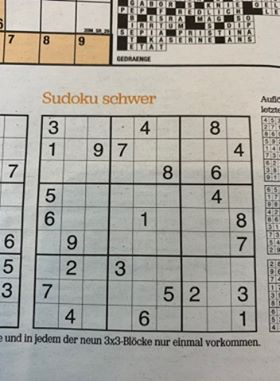
#> input picture sample_img/su19.jpg, 280 x 381 px
$ jupyter execute --allow-errors create_validation_set.ipynb   (shell and % lines are left out)   (older library calls are emulated)
#> lines starting #> are read from the running program, lines starting #| are printed output that depends on the picture; after the words box and inside, x2 and y2 are one past the last pixel; in counts of white or black regions, pixels touching at a corner belong together
[cell 1]
import cv2
import numpy as np
import operator
import numpy as np
from grid_detection import *
from tensorflow import keras
from tensorflow.keras.models import load_model
from PIL import Image, ImageFont, ImageDraw


import matplotlib.pyplot as plt


#reagange list in list of list for each row:
# [41 lines left out: functions rearange_list, verify_possile_value, grid_solver, not called in this run]


def extract_cells_coordinates(square_img):
    cells_coodinates = np.zeros((81, 4), dtype=float)
    grid_side = square_img.shape[:1]
    cell_side = grid_side[0]/9
    k=0
    for i in range(9):
        for j in range(9):
            x1, y1 = (i * cell_side, j * cell_side)
            x2, y2 = ((i + 1) * cell_side, (j + 1) * cell_side)
            cells_coodinates[k, :]=[x1, y1, x2, y2]
            k=k+1
    return cells_coodinates


def extract_clean_digit_area(img, coord, cell_size):
    x1, y1, x2, y2=coord
    dig=img[int(x1):int(x2), int(y1):int(y2)]
    #dig=dig[:, :, 1]
    dig=0.2989*dig[:, :, 0]+0.5870*dig[:, :, 1]+0.1140*dig[:, :, 2]
    digit=cv2.resize(dig, (cell_size, cell_size), interpolation=cv2.INTER_CUBIC)
    #digit=dig3/np.max(dig3)
    digit=np.expand_dims(digit, axis=-1)
    digit.astype('float32')
    return digit


def measure_distance(pt1, pt2):
    x = pt2[0] - pt1[0]
    y = pt2[1] - pt1[1]
    return np.sqrt((x ** 2) + (y ** 2))


# [75 lines left out: functions create_digit_img, draw_lines, create_digit_img2, draw_lines2, not called in this run]

[cell 2]
sudoku_img = cv2.imread('sample_img/su19.jpg')
#> sudoku_img is the input picture: shape (381, 280, 3); mean B, G, R 157.1, 164.4, 166.7
gray = cv2.cvtColor(sudoku_img, cv2.COLOR_BGR2GRAY)
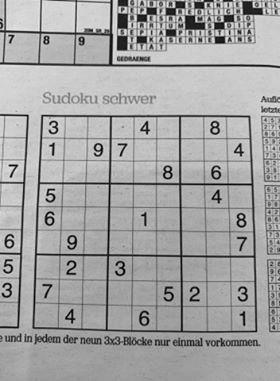
#> gray: shape (381, 280); min 0, max 242, mean 164.2
blur = cv2.GaussianBlur(gray, (5,5), 0)
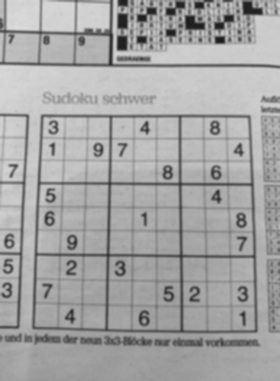
#> blur: shape (381, 280); min 27, max 219, mean 164.2
thresh = cv2.adaptiveThreshold(blur, 255, 1, 1, 11, 2)
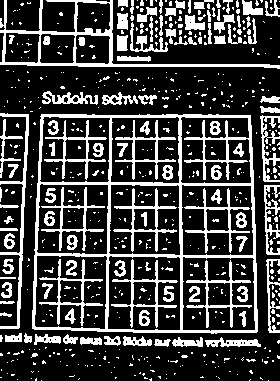
#> thresh: shape (381, 280); 25.2% white; 614 white regions (505 under 20 px)


#new_img, contours, hier = cv2.findContours(thresh, cv2.RETR_LIST, cv2.CHAIN_APPROX_SIMPLE)
#aa, contours, hier = cv2.findContours(thresh, cv2.RETR_LIST, cv2.CHAIN_APPROX_SIMPLE) V3
contours, hier = cv2.findContours(thresh, cv2.RETR_LIST, cv2.CHAIN_APPROX_SIMPLE) #V4
#> contours = 689 contours, 561 with area under 20; largest, box (x1, y1, x2, y2) and area: (32, 114, 258, 334) 47263, (0, 0, 280, 69) 5384, (107, 255, 181, 331) 5294, (182, 256, 256, 332) 5246, (34, 255, 108, 330) 5078
contours = sorted(contours, key=cv2.contourArea, reverse=True)
bigest_contour=contours[0]
#> bigest_contour = contour of 92 points, box (x1, y1, x2, y2) (32, 114, 258, 334), area 47263
polygon = bigest_contour
#> polygon has the same summary as bigest_contour
bottom_right, _ = max(enumerate([pt[0][0] + pt[0][1] for pt in polygon]), key=operator.itemgetter(1))
#> bottom_right = 42
top_left, _ = min(enumerate([pt[0][0] + pt[0][1] for pt in polygon]), key=operator.itemgetter(1))
#> top_left = 0
bottom_left, _ = min(enumerate([pt[0][0] - pt[0][1] for pt in polygon]), key=operator.itemgetter(1))
#> bottom_left = 26
top_right, _ = max(enumerate([pt[0][0] - pt[0][1] for pt in polygon]), key=operator.itemgetter(1))
#> top_right = 58

corners=polygon[top_left][0], polygon[top_right][0], polygon[bottom_right][0], polygon[bottom_left][0]
#> corners = ([41, 114], [250, 115], [256, 332], [32, 328])


top_left, top_right, bottom_right, bottom_left = corners
#> top_left = [41, 114]; top_right = [250, 115]; bottom_right = [256, 332]; bottom_left = [32, 328]


# [11 lines of commented-out code are left out]
src = np.array([top_left, top_right, bottom_right, bottom_left], dtype='float32')
#> src = [[41, 114], [250, 115], [256, 332], [32, 328]]

# Get the longest side in the rectangle
side = max([
    measure_distance(bottom_right, top_right),
    measure_distance(top_left, bottom_left),
    measure_distance(bottom_right, bottom_left),
    measure_distance(top_left, top_right)
])
#> in measure_distance, `x = pt2[0] - pt1[0]`: x = -6
#> in measure_distance, `y = pt2[1] - pt1[1]`: y = -217
#> side = 224

dst = np.array([[0, 0], [side - 1, 0], [side - 1, side - 1], [0, side - 1]], dtype='float32')
#> dst = [[0, 0], [223, 0], [223, 223], [0, 223]]
m = cv2.getPerspectiveTransform(src, dst)
#> m = [[1.13, 0.0474, -51.59], [-0.00557, 1.16, -132.4], [6.2e-05, 0.00035, 1]]

cropped=cv2.warpPerspective(sudoku_img, m, (int(side), int(side)))
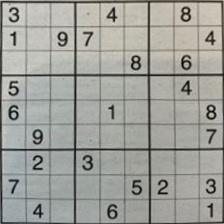
#> cropped: shape (224, 224, 3); mean B, G, R 154.2, 159.9, 159


#Plots:
f = plt.figure(figsize=(10,15))
f.add_subplot(1,3, 1)
plt.imshow(gray, cmap='bone')
plt.plot(bigest_contour[:, 0, 0], bigest_contour[:, 0, 1], 'r', 10)
plt.title('Contour',fontsize=18)
plt.axis('off')

f.add_subplot(1,3, 2)
for points in corners:
    plt.scatter(points[0], points[1], 150)
#> this loop made 4 passes
plt.imshow(gray, cmap='bone')
plt.title('Corners',fontsize=18)
#plt.axis('off')

f.add_subplot(1,3, 3)
plt.imshow(cropped)
plt.title('cropped',fontsize=18)
plt.axis('off')
#plt.savefig('grid_detection.png', bbox_inches='tight')

plt.show()
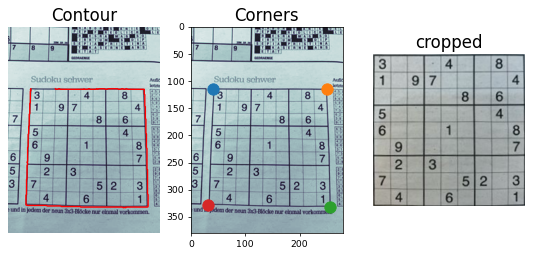
#> figure drawn by matplotlib, 3 panels; B, G, R data is drawn as R, G, B

[cell 3]
cells_coor=extract_cells_coordinates(cropped)
#> cells_coor = 81 rows, first 6: [0, 0, 24.89, 24.89], [0, 24.89, 24.89, 49.78], [0, 49.78, 24.89, 74.67], [0, 74.67, 24.89, 99.56], [0, 99.56, 24.89, 124.4], [0, 124.4, 24.89, 149.3]
#np.shape(cells_coor)[0]
plt.imshow(cropped, cmap='bone')
for i in range(0, np.shape(cells_coor)[0]):
    x1, y1, x2, y2=cells_coor[i, :]
    x=[x1, x2, x2, x1, x1]
    y=[y1, y1, y2, y2, y1]
    plt.plot(x, y, 'r')
#> this loop made 81 passes
#> (x1, y1, x2, y2, x, y) on passes 2 to 7: (0, 24.89, 24.89, 49.78, [0, 24.89, 24.89, 0, 0], [24.89, 24.89, 49.78, 49.78, 24.89]), (0, 49.78, 24.89, 74.67, [0, 24.89, 24.89, 0, 0], [49.78, 49.78, 74.67, 74.67, 49.78]), (0, 74.67, 24.89, 99.56, [0, 24.89, 24.89, 0, 0], [74.67, 74.67, 99.56, 99.56, 74.67]), (0, 99.56, 24.89, 124.4, [0, 24.89, 24.89, 0, 0], [99.56, 99.56, 124.4, 124.4, 99.56]), (0, 124.4, 24.89, 149.3, [0, 24.89, 24.89, 0, 0], [124.4, 124.4, 149.3, 149.3, 124.4]), (0, 149.3, 24.89, 174.2, [0, 24.89, 24.89, 0, 0], [149.3, 149.3, 174.2, 174.2, 149.3])
#> (x1, y1, x2, y2, y) on passes 1, 11, 21, 31, 41, 51: (0, 0, 24.89, 24.89, [0, 0, 24.89, 24.89, 0]), (24.89, 24.89, 49.78, 49.78, [24.89, 24.89, 49.78, 49.78, 24.89]), (49.78, 49.78, 74.67, 74.67, [49.78, 49.78, 74.67, 74.67, 49.78]), (74.67, 74.67, 99.56, 99.56, [74.67, 74.67, 99.56, 99.56, 74.67]), (99.56, 99.56, 124.4, 124.4, [99.56, 99.56, 124.4, 124.4, 99.56]), (124.4, 124.4, 149.3, 149.3, [124.4, 124.4, 149.3, 149.3, 124.4])
plt.axis('off')
#plt.savefig('grid.png', bbox_inches='tight')
plt.show()
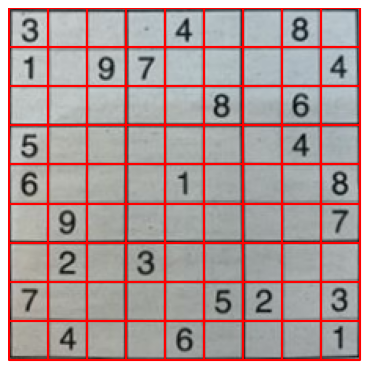
#> figure drawn by matplotlib, 1 panel; B, G, R data is drawn as R, G, B

[cell 4]
np.shape(cropped)
#> Out = (224, 224, 3)

[cell 5]
total_dig=np.zeros((81, 45, 45, 1), dtype=float)#raw images
for i in range(0, np.shape(cells_coor)[0]):
    digit=extract_clean_digit_area(cropped, cells_coor[i, :], 45)
    total_dig[i, :, :, :]=digit
#> this loop made 81 passes
#> (x1 in extract_clean_digit_area, y1 in extract_clean_digit_area, x2 in extract_clean_digit_area, y2 in extract_clean_digit_area) on passes 1 to 12: (0, 0, 24.89, 24.89), (0, 24.89, 24.89, 49.78), (0, 49.78, 24.89, 74.67), (0, 74.67, 24.89, 99.56), (0, 99.56, 24.89, 124.4), (0, 124.4, 24.89, 149.3), (0, 149.3, 24.89, 174.2), (0, 174.2, 24.89, 199.1), (0, 199.1, 24.89, 224), (24.89, 0, 49.78, 24.89), (24.89, 24.89, 49.78, 49.78), (24.89, 49.78, 49.78, 74.67)
#> pass 1, in extract_clean_digit_area, `digit=cv2.resize(dig, (cell_size, cell_size), interpolation=cv2.INTER_..`:
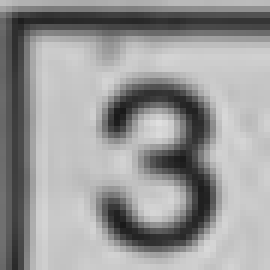
#> digit: shape (45, 45) float64 (shown 6 times larger); min 25.03, max 223, mean 153.5
#> pass 2, in extract_clean_digit_area (call 2), `dig=img[int(x1):int(x2), int(y1):int(y2)]`:
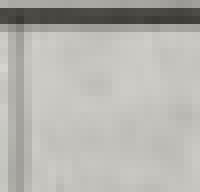
#> dig: shape (24, 25, 3) (shown 8 times larger); mean B, G, R 175.6, 180.6, 181.6

total_dig=total_dig-np.min(total_dig)
total_dig=total_dig/np.max(total_dig)

[cell 6]
model_path='models/digit_recognition_model9985.h5'
#> (the rest of this cell did not finish here and is left out)

#> (a cell that did not finish here is left out)

#> (a cell that did not finish here is left out)

[cell 9]
side=30 #Size of one cell

backgr=np.ones((9*side+1, 9*side+1, 3))*255
backgr=backgr.astype(np.uint8)
#put digits:
#> (the rest of this cell did not finish here and is left out)

[cell 10]
f = plt.figure(figsize=(10,20))
f.add_subplot(1,2, 1)
plt.imshow(cropped, cmap='bone')

plt.title('original',fontsize=18)
plt.axis('off')

f.add_subplot(1,2, 2)
plt.imshow(backgr, cmap='bone')
plt.title('reconstructed',fontsize=18)
plt.axis('off')
plt.show()
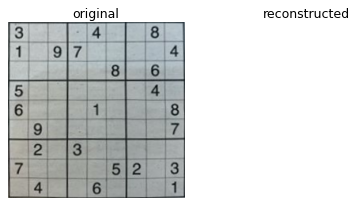
#> figure drawn by matplotlib, 2 panels; B, G, R data is drawn as R, G, B

#> (a cell that did not finish here is left out)

[cell 12]
np.save('data_npy/unfiltered_im19.npy', total_dig)
np.save('data_npy/list_label19.npy', y)

#> (a cell that did not finish here is left out)

#> (a cell that did not finish here is left out)

#> (a cell that did not finish here is left out)

[cell 16]
img_test=total_dig[10, :, :, 0]

plt.imshow(img_test, cmap='bone')
plt.show()

[cell 17]
from scipy import ndimage, misc
img_45 = ndimage.rotate(img_test, -10, reshape=False, cval=0.8)
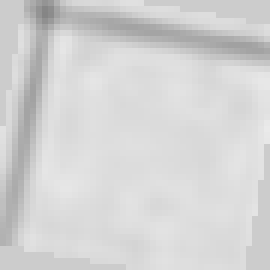
#> img_45: shape (45, 45) float64 (shown 6 times larger); min 0.522, max 0.919, mean 0.833

plt.imshow(img_45, cmap='bone')
plt.show()
#cval=np.random.uniform(0.5, 1)

$ run again, with sample_img/su1.jpg copied over sample_img/su19.jpg
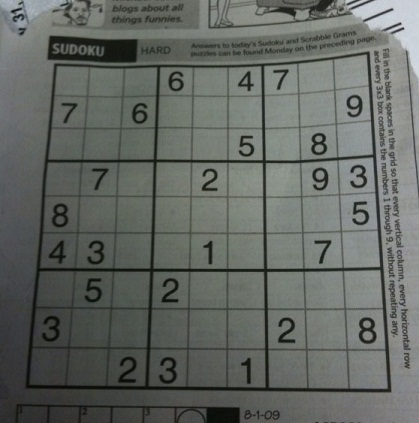
#> input picture sample_img/su1.jpg, 419 x 423 px
#> sudoku_img is the input picture: shape (423, 419, 3); mean B, G, R 98.9, 103.6, 99.4
#> `thresh = cv2.adaptiveThreshold(blur, 255, 1, 1, 11, 2)`:
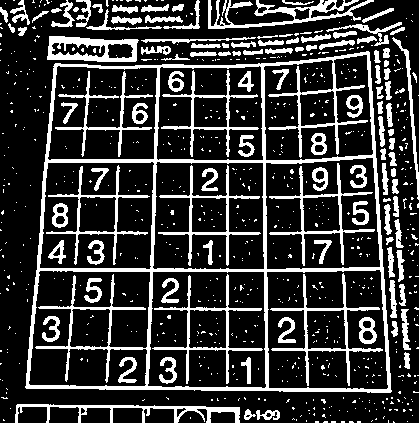
#> thresh: shape (423, 419); 21.5% white; 762 white regions (649 under 20 px)
#> contours = 809 contours, 666 with area under 20; largest, box (x1, y1, x2, y2) and area: (25, 51, 392, 393) 111446, (266, 269, 389, 390) 13729, (147, 271, 267, 389) 13247, (265, 157, 381, 270) 11888, (152, 161, 265, 270) 11600
#> bigest_contour = contour of 176 points, box (x1, y1, x2, y2) (25, 51, 392, 393), area 111446
#> polygon has the same summary as bigest_contour
#> `bottom_right, _ = max(enumerate([pt[0][0] + pt[0][1] for pt in polygon..`: bottom_right = 128
#> `top_left, _ = min(enumerate([pt[0][0] + pt[0][1] for pt in polygon]), ..`: top_left = 43
#> `bottom_left, _ = min(enumerate([pt[0][0] - pt[0][1] for pt in polygon]..`: bottom_left = 105
#> `top_right, _ = max(enumerate([pt[0][0] - pt[0][1] for pt in polygon]),..`: top_right = 174
#> corners = ([55, 63], [369, 52], [390, 392], [25, 387])
#> `top_left, top_right, bottom_right, bottom_left = corners`: top_left = [55, 63]; top_right = [369, 52]; bottom_right = [390, 392]; bottom_left = [25, 387]
#> src = [[55, 63], [369, 52], [390, 392], [25, 387]]
#> in measure_distance, `x = pt2[0] - pt1[0]`: x = -21
#> in measure_distance, `y = pt2[1] - pt1[1]`: y = -340
#> side = 365
#> dst = [[0, 0], [364, 0], [364, 364], [0, 364]]
#> m = [[1.27, 0.118, -77.27], [0.0477, 1.36, -88.46], [0.000175, 0.000528, 1]]
#> the loop `for points in corners:` made 4 passes
#> cells_coor = 81 rows, first 6: [0, 0, 40.56, 40.56], [0, 40.56, 40.56, 81.11], [0, 81.11, 40.56, 121.7], [0, 121.7, 40.56, 162.2], [0, 162.2, 40.56, 202.8], [0, 202.8, 40.56, 243.3]
#> the loop `for i in range(0, np.shape(cells_coor)[0]):` made 81 passes
#> (x, y) on passes 2 to 6: ([0, 40.56, 40.56, 0, 0], [40.56, 40.56, 81.11, 81.11, 40.56]), ([0, 40.56, 40.56, 0, 0], [81.11, 81.11, 121.7, 121.7, 81.11]), ([0, 40.56, 40.56, 0, 0], [121.7, 121.7, 162.2, 162.2, 121.7]), ([0, 40.56, 40.56, 0, 0], [162.2, 162.2, 202.8, 202.8, 162.2]), ([0, 40.56, 40.56, 0, 0], [202.8, 202.8, 243.3, 243.3, 202.8])
#> the loop `for i in range(0, np.shape(cells_coor)[0]):` made 81 passes
#> `img_45 = ndimage.rotate(img_test, -10, reshape=False, cval=0.8)`:
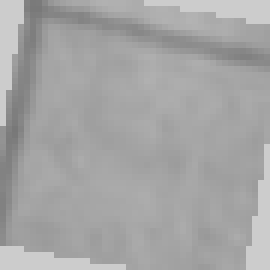
#> img_45: shape (45, 45) float64 (shown 6 times larger); min 0.473, max 0.8, mean 0.649

$ run again, with sample_img/su10.jpg copied over sample_img/su19.jpg
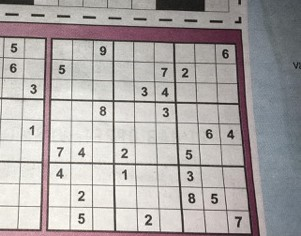
#> input picture sample_img/su10.jpg, 301 x 236 px
#> sudoku_img is the input picture: shape (236, 301, 3); mean B, G, R 165.3, 166.4, 171.4
#> thresh: shape (236, 301); 28% white; 378 white regions (324 under 20 px)
#> contours = 439 contours, 357 with area under 20; largest, box (x1, y1, x2, y2) and area: (0, 21, 260, 236) 39788, (47, 163, 115, 232) 3426, (176, 103, 245, 166) 3092, (174, 42, 239, 104) 2874, (204, 167, 252, 235) 1832
#> bigest_contour = contour of 184 points, box (x1, y1, x2, y2) (0, 21, 260, 236), area 39788
#> polygon has the same summary as bigest_contour
#> `bottom_right, _ = max(enumerate([pt[0][0] + pt[0][1] for pt in polygon..`: bottom_right = 130
#> `top_left, _ = min(enumerate([pt[0][0] + pt[0][1] for pt in polygon]), ..`: top_left = 0
#> `bottom_left, _ = min(enumerate([pt[0][0] - pt[0][1] for pt in polygon]..`: bottom_left = 107
#> `top_right, _ = max(enumerate([pt[0][0] - pt[0][1] for pt in polygon]),..`: top_right = 167
#> corners = ([0, 21], [241, 29], [259, 235], [45, 230])
#> `top_left, top_right, bottom_right, bottom_left = corners`: top_left = [0, 21]; top_right = [241, 29]; bottom_right = [259, 235]; bottom_left = [45, 230]
#> src = [[0, 21], [241, 29], [259, 235], [45, 230]]
#> in measure_distance, `x = pt2[0] - pt1[0]`: x = -18
#> in measure_distance, `y = pt2[1] - pt1[1]`: y = -206
#> side = 241.1
#> dst = [[0, 0], [240.1, 0], [240.1, 240.1], [0, 240.1]]
#> m = [[0.981, -0.211, 4.44], [-0.0338, 1.02, -21.36], [-2.95e-05, -0.00052, 1]]
#> the loop `for points in corners:` made 4 passes
#> cells_coor = 81 rows, first 6: [0, 0, 26.78, 26.78], [0, 26.78, 26.78, 53.56], [0, 53.56, 26.78, 80.33], [0, 80.33, 26.78, 107.1], [0, 107.1, 26.78, 133.9], [0, 133.9, 26.78, 160.7]
#> the loop `for i in range(0, np.shape(cells_coor)[0]):` made 81 passes
#> (x, y) on passes 2 to 6: ([0, 26.78, 26.78, 0, 0], [26.78, 26.78, 53.56, 53.56, 26.78]), ([0, 26.78, 26.78, 0, 0], [53.56, 53.56, 80.33, 80.33, 53.56]), ([0, 26.78, 26.78, 0, 0], [80.33, 80.33, 107.1, 107.1, 80.33]), ([0, 26.78, 26.78, 0, 0], [107.1, 107.1, 133.9, 133.9, 107.1]), ([0, 26.78, 26.78, 0, 0], [133.9, 133.9, 160.7, 160.7, 133.9])
#> the loop `for i in range(0, np.shape(cells_coor)[0]):` made 81 passes
#> `img_45 = ndimage.rotate(img_test, -10, reshape=False, cval=0.8)`:
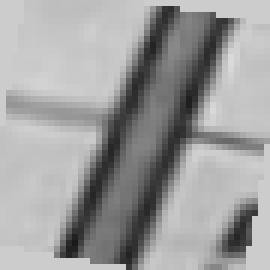
#> img_45: shape (45, 45) float64 (shown 6 times larger); min 0.103, max 0.858, mean 0.622
